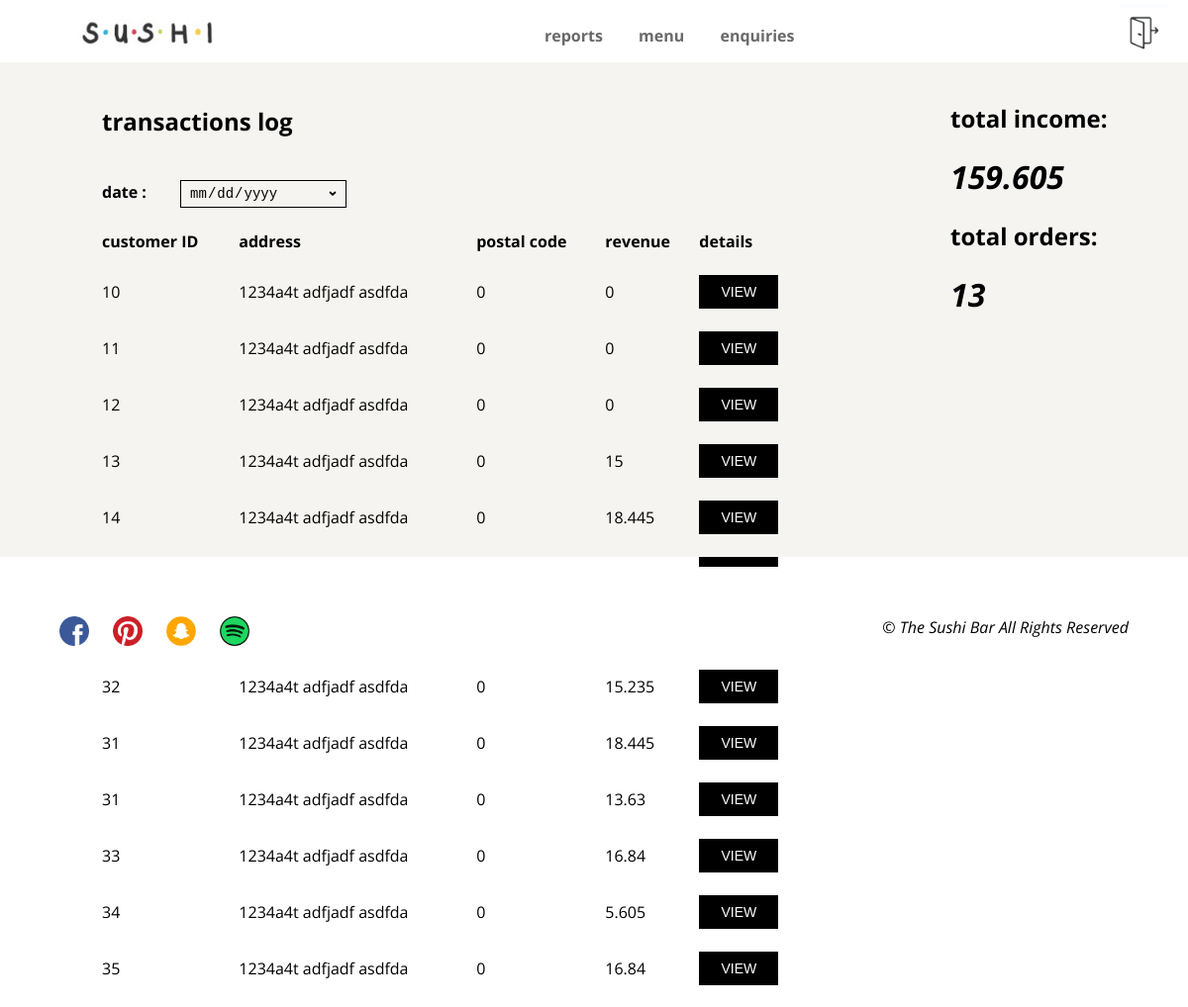
Screenshot of /adminReports.php (signed in) with the database file from the repository.
### tables this page shows
CREATE TABLE `transaction` (
  `id` int(10) NOT NULL,
  `customer_ID` int(10) NOT NULL,
  `date` date NOT NULL,
  `ship_address` varchar(100) NOT NULL,
  `ship_postalCode` int(6) NOT NULL,
  `note` varchar(140) NOT NULL,
  `price` float NOT NULL
);

### adminReports.php (the view, shortened to what this page needs)
<!DOCTYPE html>
<html lang="en">
    <head>
        <link rel="stylesheet" href="./styles/sushi.css">
    </head>
    <body>
	    <div class="container">
            <section>
            <div class="header">
                <div class="header-box1"><img src="assets/nav/sushi_logo.png" alt="logo" class="logo" width="150px" height="50px"></div>
                <div class="header-box2">
                    <nav class="main-nav">
                        <ul>
                            <li><a href="adminReports.php"><b>reports</b></a></li>
                            <li><a href="adminMenu.php"><b>menu</b></a></li>
                            <li><a href="adminEnquiries.php"><b>enquiries</b></a></li>
                        </ul>
                    </nav>
                </div>
                <div class="header-box3">
                    <nav class="main-nav">
                        <a id="cart" href="adminLogin.php"><img src="assets/nav/logout-icon.jpg" width="50px" height="50px" style="margin-top: 4px; margin-left: 50px;"></a>
                    </nav>
                </div>
            </div>
            </section>
            <div id="admin-main">
                <div style="width: 80%; height: 500px; padding-top: 20px; display: inline-block; float: left;">
                    <table id="history-table" style="width: 75%">
                        <thead>
                            <tr>
                                <th colspan="3"><h2 style="text-align: left;">transactions log</h2></th>
                                <th></th>
                                <th></th>
                            </tr>
                            <tr style="margin-bottom: 30px;">
                                <form action="adminReports.php" method="post">
                                    <th colspan="2">
                                        <label style="display: inline-block;">date : </label>
                                        <input type="date" class="datepicker" id="date" name="date" style="display: inline-block; margin-left: 30px;" <?php echo 'value="'.$_SESSION['filterDate'].'"' ?>onchange="updateDate('go');">
                                    </th>
                                    <th></th>
                                    <th></th>
                                </form>
                            </tr>
                            <tr>
                                <th>customer ID</th>
                                <th>address</th>
                                <th>postal code</th>
                                <th>revenue</th>
                                <th>details</th>
                            </tr>
                        </thead>
                        <tbody>
                        <?php
                        include './php/credentials.php';
                        $conn = mysqli_connect($servername, $username, $password, $dbname);
                        ?>
                        <?php
                        $sql_1 = "SELECT * FROM transaction WHERE date LIKE '%".$_SESSION['filterDate']."%'";
                        $result = mysqli_query($conn, $sql_1);
                        $totalRevenue = 0;
                        $order=0;
                        if (mysqli_num_rows($result) > 0) {
                            while($row = mysqli_fetch_assoc($result)) {
                                echo
                                '
                                <tr>
                                <td>'.$row['customer_ID'].'</td>
                                <td>'.$row['ship_address'].'</td>
                                <td>'.$row['ship_postalCode'].'</td>
                                <td>'.$row['price'].'</td>
                                <td><form action="adminSummary.php" method="post"><input type="number" id="transactionID" name="transactionID" style="display: none" text-align:center; value='.$row['id'].'><input type="submit" class="submit" style="width: 80px" text-align:center; value="VIEW"></form></td>
                                </tr>
                                ';
                                $totalRevenue = $totalRevenue +$row['price'];
                                $order=$order+1;
                            }
                        }
                        ?>
                        </tbody>
                    </table>
                </div>
                <div style="text-align: left; width: 20%; height: 500px; padding-top: 20px; display: inline-block; float: left;">
                    <div class="index-review" style="width: 100%;">
                        <h2>total income:</h2>
                        <h1><i><?php echo $totalRevenue; ?></i></h1>
                    </div>
                    <div class="index-review" style="width: 100%; text-align: <left></left>; margin-top: 10px; margin-bottom: 20px;">
                        <h2>total orders:</h2>
                        <h1><i><?php echo $order; ?></i></h1>
                    </div>
                </div>
            </div>
            <section>
            <div class="footer">
                <div id="icons">
                    <a href="#"><img src="assets/footer/fb_icon.jpg"></a>
                    <a href="#"><img src="assets/footer/pinterest_icon.jpg"></a>
                    <a href="#"><img src="assets/footer/snapchat_icon.jpg"></a>
                    <a href="#"><img src="assets/footer/spotify_icon.jpg"></a>
                </div>
                <div id="copyright">
                    <i>&copy; The Sushi Bar All Rights Reserved</i>
                </div>
            </div>
            </section>
	    </div>
    </body>
</html>

### styles/sushi.css (style rules this page uses)
body { margin: 0; font-family: 'Open Sans', sans-serif; font-weight: 400; width: 100%; height: 100%; overflow-x: hidden; }
.header { position: fixed; height: 63px; top: 0; z-index: 999; opacity:0.8; width: 100%; display: inline; background-color: #fff; }
.header-box1 { height: 63px; float: left; width: 44.5%; }
.header-box2 { height: 63px; float: left; width: 45.5%; }
.header-box3 { height: 63px; float: left; width: 10%; }
.logo { float: left; padding-top: 10px; margin-left: 75px; }
nav { line-height: 25px; float: left; }
nav li { display: inline-block; padding-top: 10px; position: relative; }
nav li a { display: block; color: #444; text-align: center; padding: 14px 16px; text-decoration: none; }
nav ul { list-style-type: none; margin: 0; padding: 0; overflow: hidden; background-color: #fff; }
.header-box3 #cart { padding-top: 5px; }
#cart { background-color: #fff; }
#history-table { margin-left: 100px; text-align: left; width: 100% }
#history-table th, #history-table td { padding-bottom: 20px; }
.submit { background-color: black; border: 1px solid black; color: white; padding: 8px 20px; text-align: center; text-decoration: none; display: inline-block; font-size: 14px; width: 260px; cursor: pointer; }
#link-button, .datepicker, .input-text, .input-textarea:focus { outline: none; }
input { width: 260px; display: block; }
#admin-main { margin-top: 63px; background-color: #F5F4F0; height: 500px; }
[type="date"] { background:#f5f4f0 ; }
.datepicker { border: 1px solid black; border-radius: 0px; background: #f5f4f0 url("./icon-select.jpg") no-repeat 95% 50%; padding: 4px 8px; font-size: 14px; width: 150px; }
.footer { margin: 10px; padding: 50px; position: relative; background-color: #fff; }
#icons { float: left; }
#icons img { margin-right: 20px; width: 30px; height: 30px; }
#copyright { float: right; }

### rows the page displays
transaction: customer_ID "10", ship_address "1234a4t adfjadf asdfda", ship_postalCode "0", price "0"
transaction: customer_ID "11", ship_address "1234a4t adfjadf asdfda", ship_postalCode "0", price "0"
transaction: customer_ID "12", ship_address "1234a4t adfjadf asdfda", ship_postalCode "0", price "0"
transaction: customer_ID "13", ship_address "1234a4t adfjadf asdfda", ship_postalCode "0", price "15"
transaction: customer_ID "14", ship_address "1234a4t adfjadf asdfda", ship_postalCode "0", price "18.445"
transaction: customer_ID "32", ship_address "1234a4t adfjadf asdfda", ship_postalCode "0", price "15.235"
transaction: customer_ID "31", ship_address "1234a4t adfjadf asdfda", ship_postalCode "0", price "18.445"
transaction: customer_ID "31", ship_address "1234a4t adfjadf asdfda", ship_postalCode "0", price "13.63"
transaction: customer_ID "33", ship_address "1234a4t adfjadf asdfda", ship_postalCode "0", price "16.84"
transaction: customer_ID "34", ship_address "1234a4t adfjadf asdfda", ship_postalCode "0", price "5.605"
transaction: customer_ID "35", ship_address "1234a4t adfjadf asdfda", ship_postalCode "0", price "16.84"

### other values shown
$totalRevenue "159.605"
$order "13"
